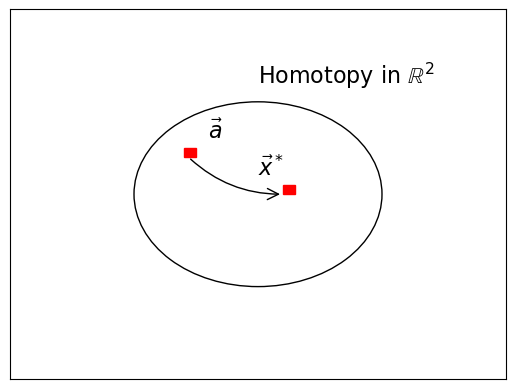

Reproduce this figure in Python.
#!/usr/bin/env python3
# -*- coding: utf-8 -*-
"""
Created on Sun Dec 29 17:36:11 2024

@author: swapnilsharma
"""

import numpy as np
import matplotlib.pyplot as plt
import matplotlib.patches as patches

plt.figure(1,dpi=600)
circle=plt.Circle((0.5,0.5),0.25,fill=False)
fig, ax = plt.subplots()
ax.add_patch(circle)
plt.text(0.5, 0.55, r'$\vec{x}^*$',fontsize=16)

plt.tick_params(left = False, right = False , labelleft = False , labelbottom = False, bottom = False) 
square = patches.Rectangle((0.55, 0.5), 0.025, 0.025, linewidth=1, edgecolor='r', facecolor='r')
ax.add_patch(square)
square1 = patches.Rectangle((0.35, 0.6), 0.025, 0.025, linewidth=1, edgecolor='r', facecolor='r')
ax.add_patch(square1)
plt.text(0.4, 0.65, r'$\vec{a}$',fontsize=16)
arrow = patches.FancyArrowPatch(
    (0.36,0.6),
    (0.55,0.5),
    mutation_scale=20,  
    arrowstyle='->',  
    connectionstyle='arc3,rad=0.2', 
    color='black'
)
ax.add_patch(arrow)
plt.text(0.5, 0.8, r'Homotopy in $\mathbb{R}^2$',fontsize=16)
plt.savefig('Figure6.11.png',bbox_inches='tight')
plt.show()